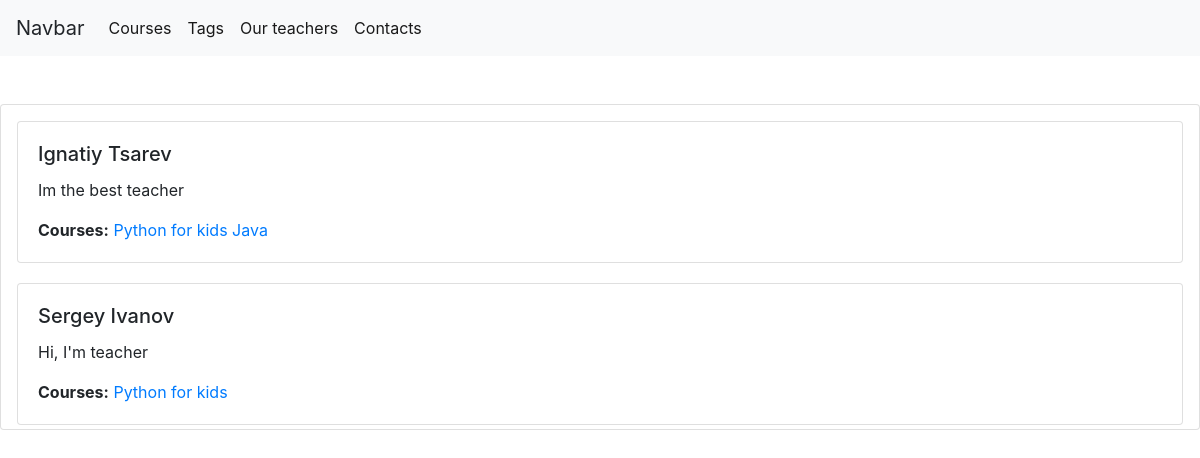
Screenshot of /teachers/ with the database file from the repository.
### course/models.py (models this page shows, shortened)
class Teacher(models.Model):
    profile = models.OneToOneField('UserProfile', on_delete=models.PROTECT, default=None, related_name='teacher')
    about_me = models.TextField(blank=True)
    def __str__(self):
        return f'{self.profile.user.first_name} {self.profile.user.last_name}'

class UserProfile(models.Model):
    user = models.OneToOneField(User, on_delete=models.CASCADE, related_name="profile")
    location = models.CharField(max_length=30, blank=True)
    date_joined = models.DateTimeField(auto_now_add=True)
    is_teacher = models.BooleanField(default=False)

class Course(models.Model):
    STATUS_NOW = "In progress"
    STATUS_WAIT = "Wait for group"
    STATUS_CHOICES = [
        (STATUS_NOW, "Курс идет"),
        (STATUS_WAIT, "Набор группы")
        ]
    title = models.CharField(max_length=50)
    description = models.TextField(blank=True)
    duration = models.IntegerField()
    start = models.DateField()
    price = models.DecimalField(max_digits=8, decimal_places=2)
    category = models.ManyToManyField(Category, related_name="courses")
    status = models.CharField(choices=STATUS_CHOICES, max_length=16, default=STATUS_WAIT)
    teachers = models.ManyToManyField('Teacher', related_name='courses', default=None)

### course/views.py (the view)
# urls.py: path('teachers/', course.TeacherListView.as_view(), name="teacher_list"),
class TeacherListView(PageTitleMixin, ListView):
    model = Teacher
    page_title = "Teachers"
    def get_queryset(self):
        qs = super().get_queryset()
        for teacher in qs:
            teacher.profile.is_teacher = True
            teacher.profile.save()
        qs = qs.prefetch_related('courses').select_related('profile', 'profile__user')
        return qs

### course/views.py (called while the page is built)
    def get_context_data(self, *, object_list=None, **kwargs):
        context = super().get_context_data(object_list=object_list, **kwargs)
        context["page_title"] = self.page_title
        return context

### course/templates/course/teacher_list.html (shortened to what this page needs)
{% extends 'root.html' %}
{% block content %}
    <div class="card mt-5">
    {% block info %}
        {% for teacher in object_list %}
            <div class="card mt-3 mb-1 ml-3 mr-3">
                <div class="card-body">
                    <h5 class="card-title">{{ teacher }}</h5>
                    <p class="card-text">{{ teacher.about_me }}</p>
                    <p class="card-text"><b>Courses:</b>
                    {% for course in teacher.courses.all %}
                        <a href="{% url 'course:course_detail' pk=course.id %}">{{ course.title }}</a>
                    {% endfor %}
                    </p>
                </div>
            </div>
        {% endfor %}
        {% endblock %}
    </div>
{% endblock %}

### rows the page displays
Teacher: profile.last_name "Ignatiy Tsarev", about_me "Im the best teacher"
Course: title "Python for kids"
Course: title "Java"
Teacher: profile.last_name "Sergey Ivanov", about_me "Hi, I'm teacher"
